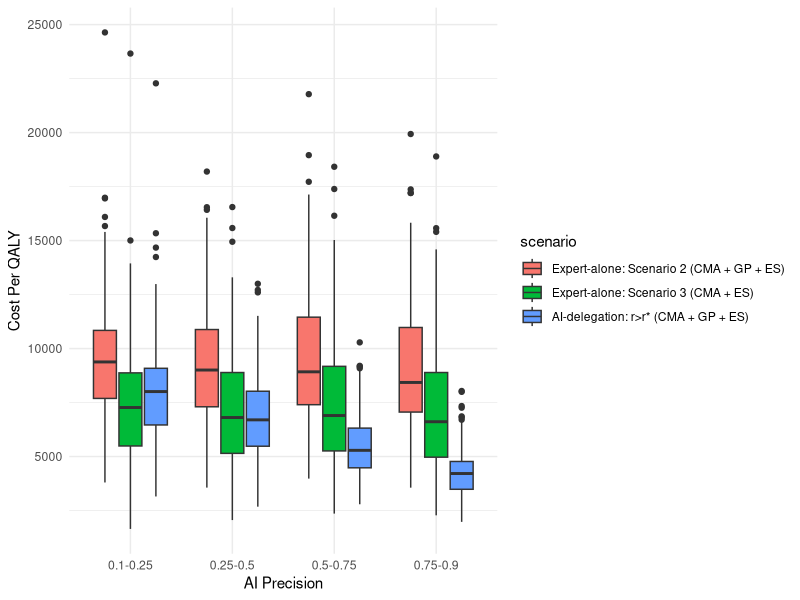
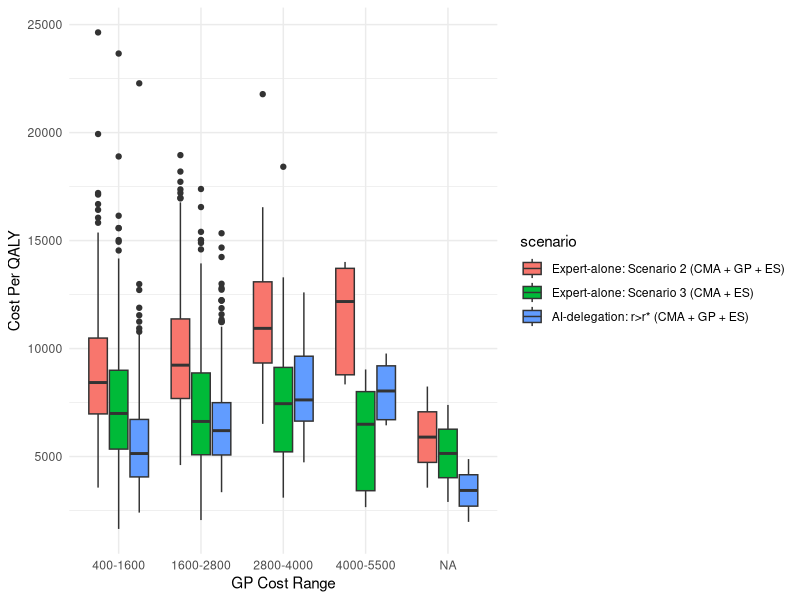

These charts were generated, in order, by the following R code:
## ---- chunk 1
library(tidyverse)
library(ggplot2)
library(dplyr)
library(gridExtra)
library(cowplot)
library(patchwork)
set.seed(123)
## ---- chunk 2
# Define functions
beta_dist <- function(n, mu, sigma){
  a <- mu * ((mu * (1 - mu) / sigma^2) - 1)
  b <- (1 - mu) * ((mu * (1 - mu) / sigma^2) - 1)
  return (rbeta(n, a, b))
}

ppv <- function(se, sp, p){ # se = sensitivity, sp = specificity, p = disease prevalence
  value <- (se * p) / (se * p + ((1 - sp) * (1 - p)))
  return(value) 
}

npv <- function(se, sp, p){
  value <- (sp * (1 - p)) / ((1 - se) * p + sp * (1 - p))
  return (value)
}

# Expected utility
EU <- function(pv, u_t, u_f){   # pv = (PPV OR NPV), u_t = (U_TP OR U_TN), u_f = (U_FP OR U_FN)
  return (pv*u_t + (1-pv)*u_f)
}

# QALY function
qaly <- function(x, tat, u_s0, eu){
  return (tat*u_s0 + (x-tat)*eu)
}
## ---- chunk 3
# Simulate parameters
n <- 1000

# Diagnostic yields
cma_yield <- rbeta(n, 154,1382) # CMA yield
gp_yield <- rbeta(n, 234, 1871)  # gene-panel yield
es_yield_1tier <- rbeta(n, 27, 46)  # WES first-tier yield (mean 0.37)
es_yield_3tier <- rbeta(n, 228, 464) # WES third-tier yield (mean 0.33)
es_yield_2tier <- rbeta(n, 35, 65) # The yield of WES as second-tier test is slightly lower than first-tier but higher than third-tier

# Costs - huge range
expert_fee <- 174.28 # cost at decision node
es_cost <- rgamma(n, shape = 4, scale = 4847.47/4)
cma_cost <- rlnorm(n, meanlog = log(1000)-0.3^2/2, sdlog = 0.3) 
gp_cost <- rlnorm(n, meanlog = log(1600)-0.4^2/2, sdlog = 0.4)

# Sensitivity & Specificity (derive Beta distribution)
cma_se <- 0.9068
cma_sp <- 0.9440
gp_se <- 0.8960
gp_sp <- 0.9250
es_se <- 0.9593
es_sp <- 0.9933

#Disease prevalence (Beta distribution)
p <- 0.1665

# PPV & NPV
cma_ppv <- ppv(cma_se, cma_sp, p)
cma_npv <- npv(cma_se, cma_sp, p)
gp_ppv <- ppv(gp_se, gp_sp, p)
gp_npv <- npv(gp_se, gp_sp, p)
es_ppv <- ppv(es_se, es_sp, p)
es_npv <- npv(es_se, es_sp, p)

# Turnaround time, measured in weeks - huge range
expert_tat <- 4
cma_tat <- sample(c(1:3), size = n, replace = TRUE) # CMA turnaround time: 1-3 weeks
gp_tat <- sample(c(2:6), size = n, replace = TRUE) # GP turnaround time: 2-6 weeks
es_tat <- sample(c(4:12), size = n, replace = TRUE) #ES turnaround time: 4-12 weeks

cma_only_tat <- ((expert_tat + cma_tat)*7)/365
cma_gp_tat <- ((expert_tat*2 + cma_tat + gp_tat)*7)/365
cma_gp_es_tat <- ((expert_tat*3 + cma_tat + gp_tat + es_tat)*7)/365
cma_es_tat <- ((expert_tat*2 + cma_tat + es_tat)*7)/365
es_only_tat <- ((expert_tat + es_tat)*7)/365
ai_tat1 <- ((expert_tat + cma_tat + gp_tat)*7)/365
ai_tat2 <- ((expert_tat + cma_tat + gp_tat + es_tat)*7)/365

# AI precision, assume that it follows a beta distribution with mean 0.87 & SD 0.1
ai_precision <- runif(n,0.1,0.9)

# utility weight (Beta)
u_tp <- runif(n,0.8,0.9)
u_tn <- runif(n, 0.9, 1)
u_fp <- runif(n,0.7,0.8)
u_fn <- runif(n,-0.5,0)
u_s0 <- 0.5

# expected utility for different outcome states
eu_cma_pos <- EU(cma_ppv, u_tp, u_fp) # CMA, positive
eu_gp_pos <- EU(gp_ppv, u_tp, u_fp) # gene-panel, positive
eu_gp_neg <- EU(gp_npv, u_tn, u_fn) # gene-panel, negative
eu_es_pos <- EU(es_ppv, u_tp, u_fp) # ES, positive
eu_es_neg <- EU(es_npv, u_tn, u_fn) # ES, negative
## ---- chunk 4
generate_data <- function(x) {
  # Scenario 1 (CMA + GP, standard testing)
  s1_cost <- cma_cost 
            + expert_fee 
            + (1-cma_yield)*(gp_cost + expert_fee)  #expected cost
  s1_qaly <- cma_yield*qaly(x,cma_only_tat,u_s0,eu_cma_pos) 
            + (1-cma_yield)*(gp_yield*qaly(x,cma_gp_tat,u_s0,eu_gp_pos) 
            + (1-gp_yield)*qaly(x,cma_gp_tat,u_s0,eu_gp_neg)) #expected QALY
  s1_cpq <- s1_cost/s1_qaly # Cost per QALY
  
  # Effective cost for Scenario 2 (CMA + GP + WES)
  s2_cost <- cma_cost + expert_fee + (1-cma_yield)*(gp_cost + expert_fee + (1-gp_yield)*(es_cost + expert_fee))
  s2_qaly <- cma_yield*qaly(x,cma_only_tat,u_s0,eu_cma_pos) + (1-cma_yield)*(gp_yield*qaly(x,cma_gp_tat,u_s0,eu_gp_pos)   + (1-gp_yield)*es_yield_3tier*qaly(x,cma_gp_es_tat,u_s0,eu_es_pos) + (1-gp_yield)*(1-es_yield_3tier)*qaly(x,cma_gp_es_tat,u_s0,eu_es_neg))
  s2_cpq <- s2_cost/s2_qaly
  
  # Effective cost Scenario 3 (CMA + WES) CMA positive, WES pos & neg
  s3_cost <- cma_cost + expert_fee + (1-cma_yield)*(es_cost + expert_fee) 
  s3_qaly <- cma_yield*qaly(x,cma_only_tat,u_s0,eu_cma_pos) + (1-cma_yield)*(es_yield_2tier*qaly(x,cma_es_tat,u_s0,eu_es_pos) + (1-es_yield_2tier)*qaly(x,cma_es_tat,u_s0,eu_es_neg))
  s3_cpq <- s3_cost/s3_qaly
  
  # Effective cost for Scenario 4 (WES alone)
  s4_cost <- es_cost + expert_fee
  s4_qaly <- es_yield_1tier*qaly(x,es_only_tat,u_s0,eu_es_pos) + (1-es_yield_1tier)*qaly(x,es_only_tat,u_s0,eu_es_neg)
  s4_cpq <- s4_cost/s4_qaly
  
  # Effective cost for AI-delegation mode (r > r*)
  ai_cost <- cma_cost + expert_fee + (1-cma_yield)*(gp_cost + (1-ai_precision)*es_cost) #This is only for r > r*
  ai_qaly <- cma_yield*qaly(x,cma_only_tat,u_s0,eu_cma_pos) + (1-cma_yield)*ai_precision*qaly(x,ai_tat1,u_s0,eu_gp_pos) + (1-cma_yield)*(1-ai_precision)*(es_yield_3tier*qaly(x,ai_tat2,u_s0,eu_es_pos) + (1-es_yield_3tier)*qaly(x,ai_tat2,u_s0,eu_es_neg))
  ai_cpq <- ai_cost/ai_qaly
  
  complete_data <- data.frame(
    scenario = rep(c("Expert-alone: Scenario 1 (CMA + GP)", 
                     "Expert-alone: Scenario 2 (CMA + GP + ES)", 
                     "Expert-alone: Scenario 3 (CMA + ES)", 
                     "Expert-alone: Scenario 4 (ES alone)", 
                     "AI-delegation: r>r* (CMA + GP + ES)"), 
                     each = n),
    
    es_cost = rep(es_cost, 5),
    cma_cost = rep(cma_cost, 5),
    gp_cost = rep(gp_cost, 5),
    es_tat = rep(es_tat, 5),
    cma_tat = rep(cma_tat, 5),
    gp_tat = rep(gp_tat, 5),
    u_tp = rep(u_tp, 5),
    u_fp = rep(u_fp, 5),
    u_tn = rep(u_tn, 5),
    u_fn = rep(u_fn, 5),
    expected_cost = c(s1_cost, s2_cost, s3_cost, s4_cost, ai_cost),
    expected_qaly = c(s1_qaly, s2_qaly, s3_qaly, s4_qaly, ai_qaly),
    cost_per_qaly = c(s1_cpq, s2_cpq, s3_cpq, s4_cpq, ai_cpq),
    ai_performance = rep(ai_precision,5),
    number_of_years = rep(x, 5)
  )
  
  complete_data$scenario <- factor(complete_data$scenario, levels = c("Expert-alone: Scenario 1 (CMA + GP)", 
                                                                      "Expert-alone: Scenario 2 (CMA + GP + ES)", 
                                                         "Expert-alone: Scenario 3 (CMA + ES)", 
                                                         "Expert-alone: Scenario 4 (ES alone)", 
                                                         "AI-delegation: r>r* (CMA + GP + ES)"))
  
  return(complete_data)
}
## ---- chunk 5
x <- 1 #number of years in QALY
data <- generate_data(x)
expert_alone <- data %>% filter(scenario != "AI-delegation: r>r* (CMA + GP + ES)")
ai_delegation <- data %>% filter(scenario %in% c("Expert-alone: Scenario 2 (CMA + GP + ES)", 
                                                 "Expert-alone: Scenario 3 (CMA + ES)", 
                                                 "AI-delegation: r>r* (CMA + GP + ES)"))
## ---- chunk 6
boxplot <- function(data, param, y_var, breaks, labels, x_lab, y_lab){
  
  data <- data %>% mutate(param_bins = cut(data[[param]],
                          breaks = breaks,
                          labels = labels,
                          include.lowest = TRUE))
  
  plot <- ggplot(data, aes(x = param_bins, y = .data[[y_var]], fill = scenario)) + 
    geom_boxplot() + 
    labs(x = x_lab, y = y_lab) + 
    theme_minimal()
  
  return(plot)
}
## ---- chunk 7
# Figure 5a
es_cost_min <- min(expert_alone$es_cost)
es_cost_max <- max(expert_alone$es_cost)

fig5a <- boxplot(expert_alone, "es_cost", "cost_per_qaly", 
                 c(400, 4500, 9000, 13000, 17000), 
                 c("400-4500", "4500-9000", "9000-13000", "13000-17000"),
                 "ES Cost Range", "Cost Per QALY")
## ---- chunk 8
# Figure 6a
fig6a <- boxplot(ai_delegation, "ai_performance", "cost_per_qaly",
                 c(0.1, 0.25, 0.5, 0.75, 0.9), 
                 c("0.1-0.25", "0.25-0.5", "0.5-0.75", "0.75-0.9"), 
                 "AI Precision", "Cost Per QALY")
fig6a
## ---- chunk 9
# Figure 6b
gp_cost_min <- min(ai_delegation$gp_cost)
gp_cost_max <- max(ai_delegation$gp_cost)
fig6b <- boxplot(ai_delegation, "gp_cost", "cost_per_qaly", 
                 c(400, 1600, 2800, 4000,5500), 
                 c("400-1600", "1600-2800", "2800-4000", "4000-5500"),
                 "GP Cost Range", "Cost Per QALY")
fig6b
